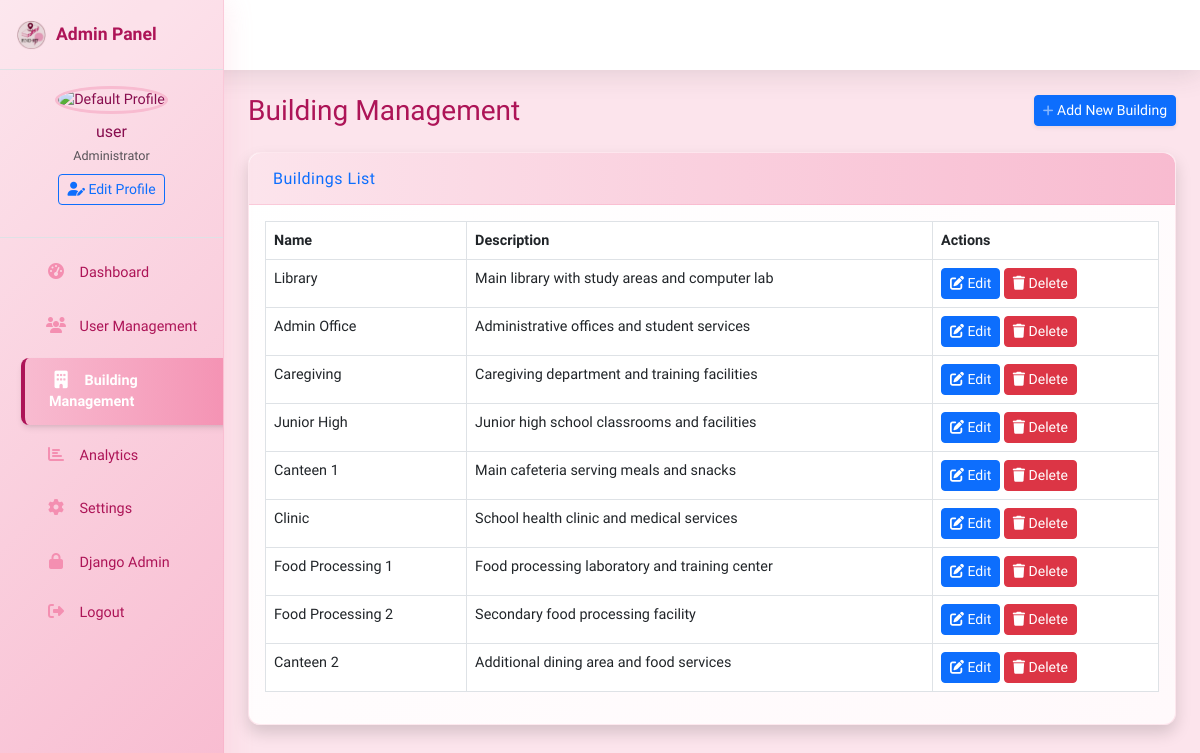
The app's page /dashboard/buildings/ (signed in) with its own data.
### mapapp/models.py (models this page shows, shortened)
class BuildingInfo(models.Model):
    name = models.CharField(max_length=100, unique=True)
    description = models.TextField()
    image = models.ImageField(upload_to='building_images/', blank=True, null=True)
    operating_hours = models.CharField(max_length=100, default="Monday - Friday: 7:00 AM - 6:00 PM")
    created_at = models.DateTimeField(auto_now_add=True)
    updated_at = models.DateTimeField(auto_now=True)

### admin_dashboard/views.py (the view)
# urls.py: path('buildings/', views.building_management, name='building_management'),
@login_required
def building_management(request):
    if not request.user.is_staff:
        return redirect('home')
    buildings = BuildingInfo.objects.all()
    return render(request, 'admin_dashboard/building_management.html', {
        'active_page': 'buildings',
        'buildings': buildings
    })

### admin_dashboard/context_processors.py (called while the page is built)
def user_preferences(request):
    if request.user.is_authenticated:
        preferences, created = UserPreferences.objects.get_or_create(user=request.user)
        return {'user_preferences': preferences}
    return {}

### admin_dashboard/templates/admin_dashboard/building_management.html (shortened to what this page needs)
{% extends 'admin_dashboard/base.html' %}
{% block content %}
<div class="d-sm-flex align-items-center justify-content-between mb-4">
    <h1 class="h3 mb-0 text-gray-800">Building Management</h1>
    <button type="button" class="d-none d-sm-inline-block btn btn-sm btn-primary shadow-sm" data-bs-toggle="modal" data-bs-target="#addBuildingModal">
         Add New Building
    </button>
</div>
<div class="row">
    <div class="col-12">
        <div class="card shadow mb-4">
            <div class="card-header py-3">
                <h6 class="m-0 font-weight-bold text-primary">Buildings List</h6>
            </div>
            <div class="card-body">
                <div class="table-responsive">
                    <table class="table table-bordered" id="dataTable" width="100%" cellspacing="0">
                        <thead>
                            <tr>
                                <th>Name</th>
                                <th>Description</th>
                                <th>Actions</th>
                            </tr>
                        </thead>
                        <tbody>
                            {% for building in buildings %}
                            <tr>
                                <td>{{ building.name }}</td>
                                <td>{{ building.description|default:"No description"|truncatechars:50 }}</td>
                                <td>
                                    <a href="#" class="btn btn-sm btn-primary edit-building" data-id="{{ building.id }}">
                                        <i class="fas fa-edit"></i> Edit
                                    </a>
                                    <a href="#" class="btn btn-sm btn-danger delete-building" data-id="{{ building.id }}">
                                        <i class="fas fa-trash"></i> Delete
                                    </a>
                                </td>
                            </tr>
                            {% empty %}
                            <tr>
                                <td colspan="3" class="text-center">No buildings found.</td>
                            </tr>
                            {% endfor %}
                        </tbody>
                    </table>
                </div>
            </div>
        </div>
    </div>
</div>
{% endblock %}

### admin_dashboard/templates/admin_dashboard/base.html (shortened to what this page needs)
<!DOCTYPE html>
{% load static %}
<html lang="en">
<head>
    <link href="https://cdn.jsdelivr.net/npm/bootstrap@5.3.0/dist/css/bootstrap.min.css" rel="stylesheet">
    <link rel="stylesheet" href="https://cdnjs.cloudflare.com/ajax/libs/font-awesome/6.4.0/css/all.min.css">
</head>
<body>
    <div class="d-flex" id="wrapper">
        <div class="border-right d-flex flex-column" id="sidebar-wrapper" style="height: 100vh;">
            <div class="sidebar-heading d-flex align-items-center px-3 py-3 border-bottom">
                <img src="{% static 'img/logo.png' %}" alt="Logo" style="height: 30px; margin-right: 10px;">
                <span class="font-weight-bold">Admin Panel</span>
            </div>
            <div class="sidebar-profile p-3 text-center border-bottom">
                <div class="mb-3">
                    {% if user_preferences.profile_picture %}
                        <img class="img-profile rounded-circle mb-2"
                             src="{{ user_preferences.profile_picture.url }}"
                             alt="Profile Picture"
                             style="width: 80px; height: 80px; object-fit: cover; border: 3px solid var(--primary);">
                    {% else %}
                        <img class="img-profile rounded-circle mb-2"
                             src="{% static 'img/undraw_profile.svg' %}"
                             alt="Default Profile"
                             style="width: 80px; height: 80px; object-fit: cover; border: 3px solid var(--primary);">
                    {% endif %}
                    <h6 class="mb-1">{{ user.get_full_name|default:user.username }}</h6>
                    <small class="text-muted">Administrator</small>
                    <div class="mt-2">
                        <a href="{% url 'admin_dashboard:profile' %}" class="btn btn-sm btn-outline-primary">
                            <i class="fas fa-user-edit"></i> Edit Profile
                        </a>
                    </div>
                </div>
            </div>
            <div class="flex-grow-1 overflow-auto">
                <div class="list-group list-group-flush">
                    <a href="{% url 'admin_dashboard:dashboard' %}" class="list-group-item list-group-item-action {% if active_page == 'dashboard' %}active{% endif %}">
                        <i class="fas fa-fw fa-tachometer-alt"></i> Dashboard
                    </a>
                <a href="{% url 'admin_dashboard:user_management' %}" class="list-group-item list-group-item-action {% if active_page == 'users' %}active{% endif %}">
                    <i class="fas fa-fw fa-users"></i> User Management
                </a>
                <a href="{% url 'admin_dashboard:building_management' %}" class="list-group-item list-group-item-action {% if active_page == 'buildings' %}active{% endif %}">
                    <i class="fas fa-fw fa-building"></i> Building Management
                </a>
                <a href="{% url 'admin_dashboard:analytics' %}" class="list-group-item list-group-item-action {% if active_page == 'analytics' %}active{% endif %}">
                    <i class="fas fa-fw fa-chart-bar"></i> Analytics
                </a>
                <a href="{% url 'admin_dashboard:settings' %}" class="list-group-item list-group-item-action {% if active_page == 'settings' %}active{% endif %}">
                    <i class="fas fa-fw fa-cog"></i> Settings
                </a>
                <a href="/admin/" class="list-group-item list-group-item-action" target="_blank">
                    <i class="fas fa-fw fa-lock"></i> Django Admin
                </a>
                    <a href="{% url 'logout' %}" class="list-group-item list-group-item-action mt-auto">
                        <i class="fas fa-fw fa-sign-out-alt"></i> Logout
                    </a>
                </div>
            </div>
        </div>
        <div id="page-content-wrapper">
            <nav class="navbar navbar-expand navbar-light topbar static-top">
                <ul class="navbar-nav ml-auto">
                    <li class="nav-item dropdown no-arrow mx-1">
                        <a class="nav-link dropdown-toggle" href="#" id="alertsDropdown" role="button" data-bs-toggle="dropdown" aria-haspopup="true" aria-expanded="false">
                            <span class="badge badge-danger badge-counter">3+</span>
                        </a>
                    </li>
                <li class="nav-item">
                    <a class="nav-link" href="{% url 'admin_dashboard:settings' %}" title="Settings">
                        <i class="fas fa-cog"></i>
                    </a>
                </li>
                </ul>
            </nav>
            <div class="container-fluid" id="content-wrapper">
                {% block content %}{% endblock %}
            </div>
        </div>
    </div>
</body>
</html>

### admin_dashboard/templates/admin_dashboard/base.html (style rules this page uses)
:root { --primary: #f8bbd0; --primary-dark: #f48fb1; --secondary: #fce4ec; --success: #a5d6a7; --success-dark: #81c784; --info: #90caf9; --warning: #fff59d; --danger: #ffab91; --light: #fff5f9; --light-gray: #fce4ec; --gray-100: #fce4ec; --gray-200: #f8bbd0; --gray-300: #f48fb1; --gray-400: #f06292; --gray-500: #ec407a; --gray-600: #d81b60; --gray-700: #c2185b; --gray-800: #ad1457; --gray-900: #880e4f; --dark: #880e4f; --white: #ffffff; --body-bg: #fff5f9; --sidebar-width: 14rem; --topbar-height: 4.375rem; --transition: all 0.15s ease; }
body { font-family: 'Nunito', -apple-system, BlinkMacSystemFont, 'Segoe UI', Roboto, 'Helvetica Neue', Arial, sans-serif; background-color: var(--body-bg); font-size: 0.9rem; color: var(--gray-800); min-height: 100vh; display: flex; flex-direction: column; }
a { text-decoration: none; transition: var(--transition); }
#sidebar-wrapper { width: var(--sidebar-width); min-height: 100vh; margin-left: calc(-1 * var(--sidebar-width)); transition: var(--transition); background: linear-gradient(135deg, #fce4ec 0%, #f8bbd0 100%); color: #880e4f; position: fixed; z-index: 1000; box-shadow: 0 0.15rem 1.75rem 0 rgba(244, 143, 177, 0.2); border-right: 1px solid rgba(244, 143, 177, 0.3); }
#sidebar-wrapper .sidebar-heading { padding: 1.25rem 1.5rem; font-size: 1.1rem; font-weight: 800; text-align: left; display: flex; align-items: center; border-bottom: 1px solid rgba(244, 143, 177, 0.3); height: var(--topbar-height); background: rgba(255, 255, 255, 0.1); color: #ad1457; }
#sidebar-wrapper .list-group { width: 100%; padding: 0.5rem 0; overflow-y: auto; max-height: calc(100vh - var(--topbar-height)); }
#sidebar-wrapper .list-group-item { border: none; padding: 0.75rem 1.5rem; color: #ad1457; background: transparent; border-left: 0.25rem solid transparent; font-weight: 500; margin: 0.25rem 1rem; transition: all 0.2s ease; border-radius: 0.5rem; }
#sidebar-wrapper .list-group-item i { width: 1.5rem; text-align: center; margin-right: 0.5rem; font-size: 1rem; color: #f48fb1; transition: all 0.2s ease; }
#sidebar-wrapper .list-group-item:hover, #sidebar-wrapper .list-group-item.active { color: #fff; background: rgba(244, 143, 177, 0.3); transform: translateX(5px); box-shadow: 0 4px 6px -1px rgba(0, 0, 0, 0.1), 0 2px 4px -1px rgba(0, 0, 0, 0.06); }
#sidebar-wrapper .list-group-item:hover i, #sidebar-wrapper .list-group-item.active i { color: #fff; transform: scale(1.1); }
#sidebar-wrapper .list-group-item.active { background: linear-gradient(90deg, #f8bbd0, #f48fb1); font-weight: 600; border-left: 4px solid #ad1457; }
.topbar { height: var(--topbar-height); box-shadow: 0 0.15rem 1.75rem 0 rgba(58, 59, 69, 0.15); background-color: var(--white); position: fixed; top: 0; right: 0; left: 0; z-index: 999; padding: 0 1.5rem; transition: var(--transition); }
#page-content-wrapper { min-height: 100vh; width: 100%; margin-left: 0; transition: var(--transition); padding-top: var(--topbar-height); padding-left: 0; }
#content-wrapper { width: 100%; min-height: calc(100vh - var(--topbar-height)); padding: 1.5rem; background-color: var(--light-gray); }
@media (min-width: 992px) { #sidebar-wrapper { margin-left: 0; } }
@media (min-width: 992px) { #page-content-wrapper { padding-left: var(--sidebar-width); } }
.card { border: none; border-radius: 0.75rem; box-shadow: 0 0.15rem 0.75rem 0 rgba(248, 187, 208, 0.2); margin-bottom: 1.5rem; transition: var(--transition); border: 1px solid rgba(244, 143, 177, 0.2); background: linear-gradient(145deg, #fff, #fff9fb); }
.card-header { background: linear-gradient(90deg, #fce4ec, #f8bbd0); border-bottom: 1px solid rgba(244, 143, 177, 0.3); color: #880e4f; font-weight: 700; padding: 1.25rem 1.5rem; display: flex; align-items: center; justify-content: space-between; border-top-left-radius: 0.75rem !important; border-top-right-radius: 0.75rem !important; letter-spacing: 0.5px; }

### records on screen
BuildingInfo: name "Library", description "Main library with study areas and computer lab"
BuildingInfo: name "Admin Office", description "Administrative offices and student services"
BuildingInfo: name "Caregiving", description "Caregiving department and training facilities"
BuildingInfo: name "Junior High", description "Junior high school classrooms and facilities"
BuildingInfo: name "Canteen 1", description "Main cafeteria serving meals and snacks"
BuildingInfo: name "Clinic", description "School health clinic and medical services"
BuildingInfo: name "Food Processing 1", description "Food processing laboratory and training center"
BuildingInfo: name "Food Processing 2", description "Secondary food processing facility"
BuildingInfo: name "Canteen 2", description "Additional dining area and food services"

### other values on screen
{{ user.get_full_name|default:user.username }} "user"
